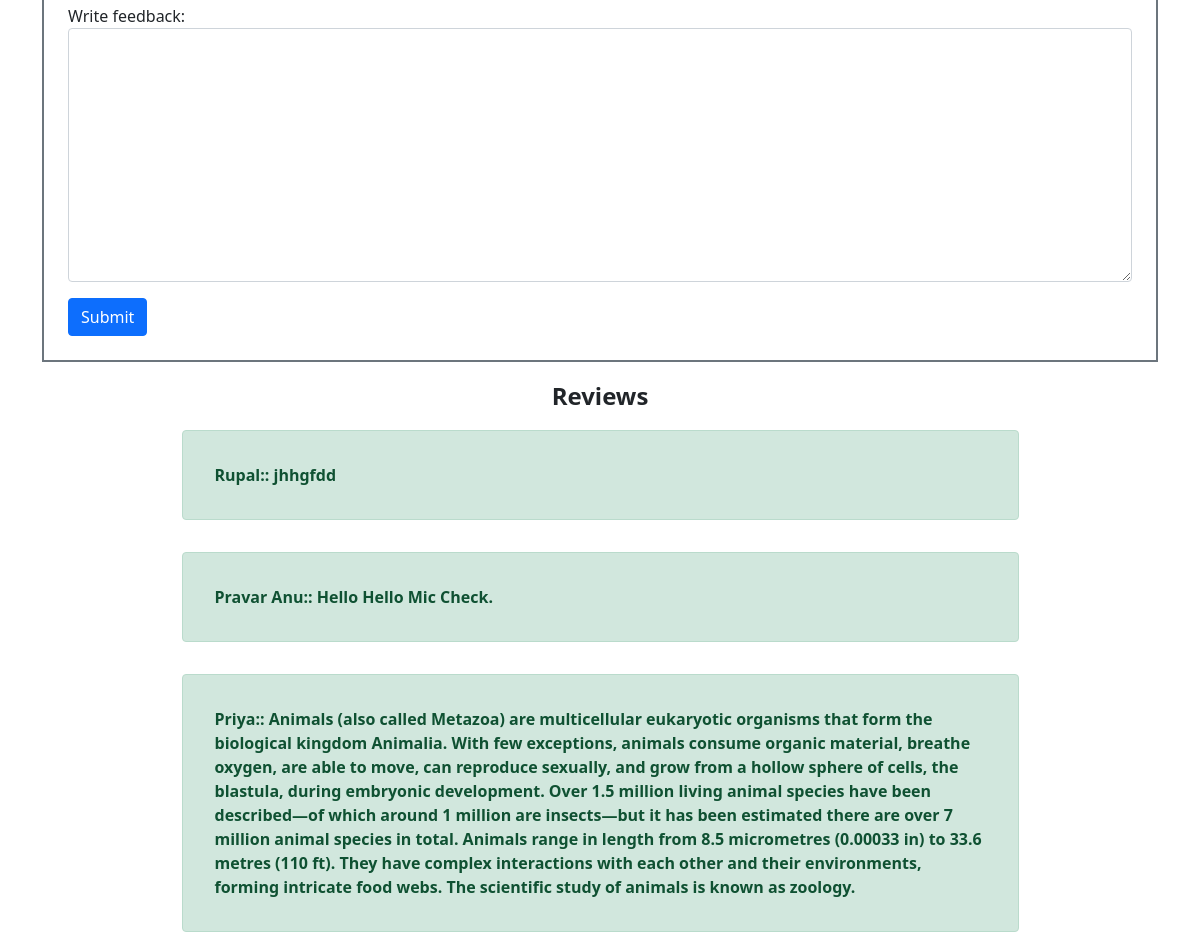
Before: /about (middle part) with the older database file.
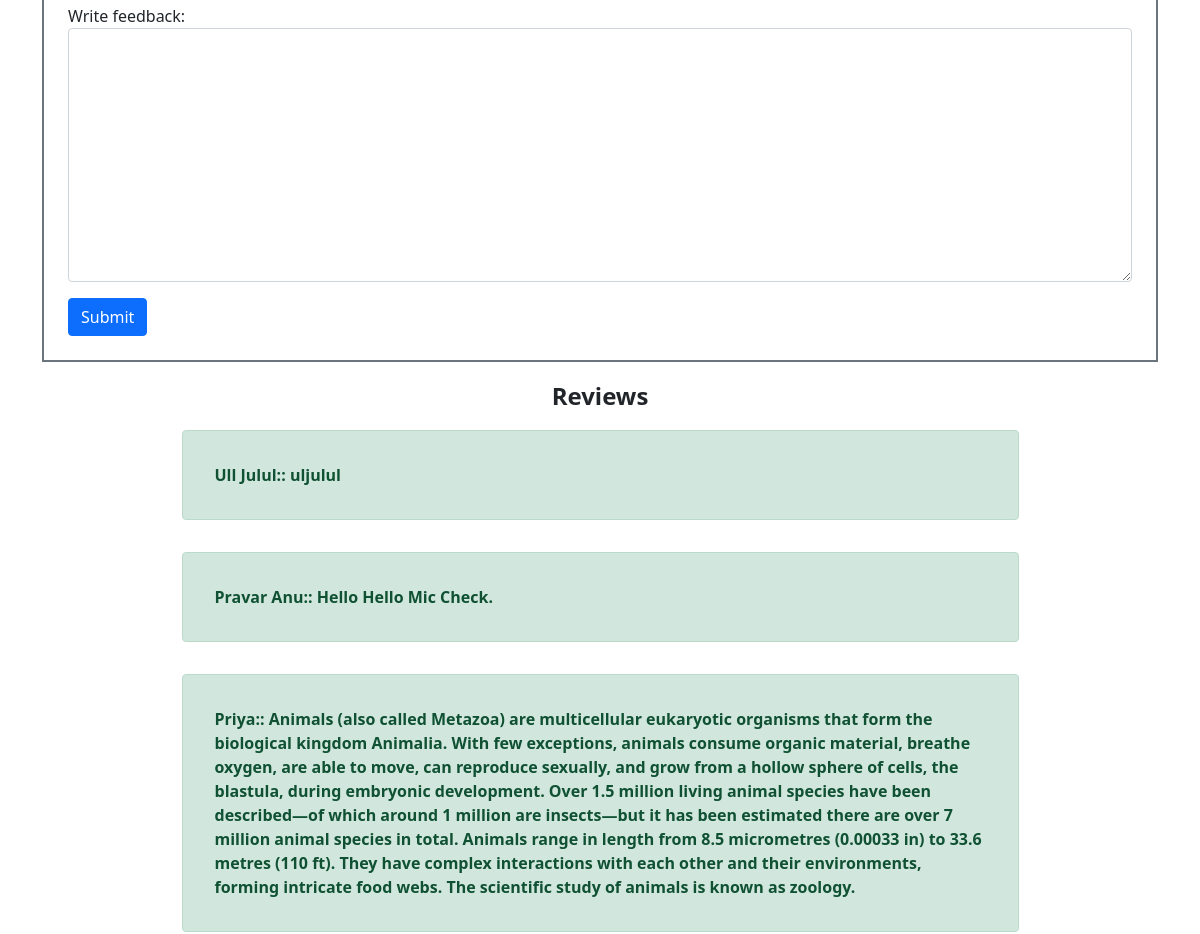
After: the same page with the newer database file.
### core/models.py (models this page shows)
class UserFeedback(models.Model):
    name=models.CharField(max_length=70)
    email=models.EmailField(max_length=40)
    feedback=models.CharField(max_length=800)
    date = models.DateTimeField("Date")
    def __str__(self):
        return f'{self.name}:: {self.feedback}'

### core/views.py (the view)
# urls.py: path('about',views.about,name='about'),
def about(request):
    if request.method=="POST":
        feedback_obj=Feedback(request.POST)
        if feedback_obj.is_valid():
            name_val=feedback_obj.cleaned_data['name']
            email_val=feedback_obj.cleaned_data['email']
            feedback_val=feedback_obj.cleaned_data['feedback']
            UserFeedback_obj=UserFeedback(email=email_val,feedback=feedback_val,name=name_val,date=timezone.now())
            UserFeedback_obj.save()
            feedback_obj=Feedback()
    else:
        feedback_obj=Feedback()
    latest_feedback_list = UserFeedback.objects.order_by("-date")[:5]
    return render(request,'core/about.html',{
        'form':feedback_obj,
        'latest_feedback':latest_feedback_list
    })

### core/forms.py
class Feedback(forms.ModelForm):
    class Meta:
        model=UserFeedback
        fields=['name','email','feedback']
        labels={'email':'Enter Email','feedback':'Write feedback','name':'Enter name'}
        widgets={'name':forms.TextInput(attrs={'class':'form-control'}),'email':forms.TextInput(attrs={'class':'form-control'}),'feedback':forms.Textarea(attrs={'class':'form-control'})}

### core/templates/core/about.html (shortened to what this page needs)
{% extends 'core/base.html' %}
{% load static %}
{% block content %}
<div class="container">
    <div class="border border-secondary border-2 p-4">
        <form action="" method="POST">
            {{form.as_p}}
            <input type="submit" value="Submit" class="btn btn-primary">
        </form>
    </div>
    <div class="">
        <div class="fs-4 fw-bold my-3 text-center">Reviews</div>
            {% for latest in latest_feedback %}
                <div class="my-3 d-flex justify-content-center" type="none">
                    <div class="card alert alert-success fw-bold w-75">
                        <div class="card-body">
                          <p class="card-text">{{latest}}</p>
                        </div>
                      </div>
                    </div>
            {% endfor %}
    </div>
</div>
{% endblock content %}

### core/templates/core/base.html (shortened to what this page needs)
<!DOCTYPE html>
{% load static %}
<html lang="en">
<head>
    <link rel="stylesheet" href="{% static 'core/css/bootstrap.min.css' %}">
    <link rel="stylesheet" href="{% static 'core/css/style.css' %}">
</head>
<body>
    {% block content %}
    {% endblock content %}
</body>
</html>

Changed rows visible on the page:
removed UserFeedback: name+feedback "Rupal:: jhhgfdd"
added UserFeedback: name+feedback "Ull Julul:: uljulul"
